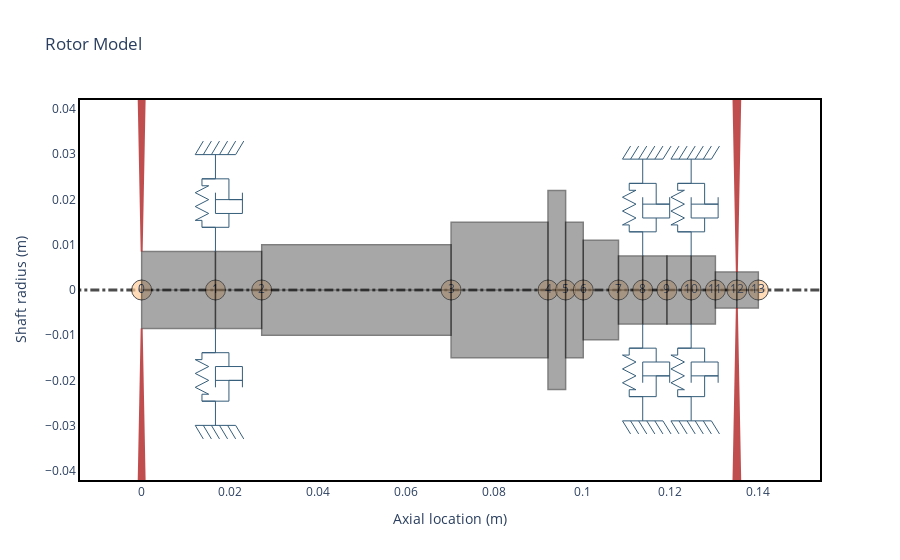

Notebook cell for this chart:
### Markdown cell above
### 3.6 - Final Rotor Assembly

### Code cell
# Moment approach
mermaid_rotor = rs.Rotor(
    shaft_elements=shaft_elements,
    bearing_elements=bearing_elements,
    disk_elements=rotor_elements,
)

mermaid_rotor.plot_rotor()
